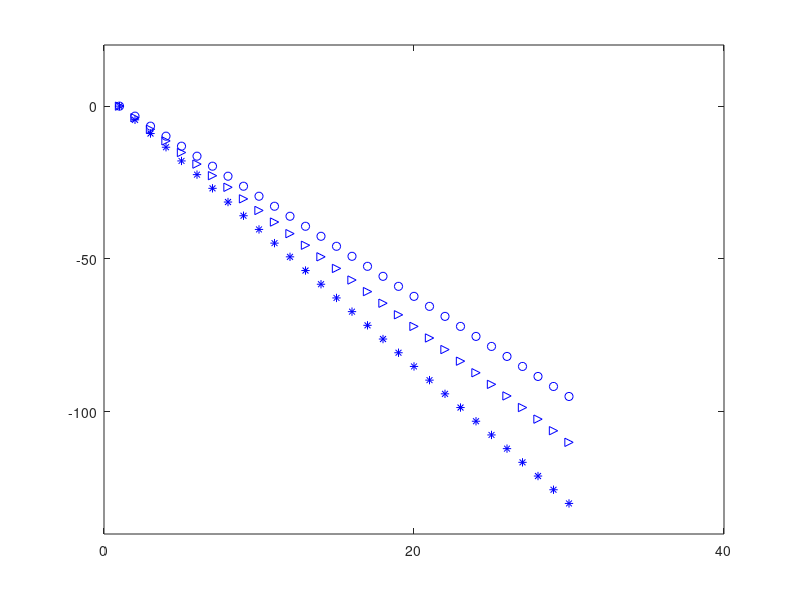

MATLAB code to generate this figure: (Note: this script raises an error after producing the figure.)
clc
clear
close all

% The average RSSI reading as a function of the distance (on logarithmic scale).							
% 
% pathloss exponent 1.86  =   linspace(0,-95,30)
% pathloss exponent 2.14  =   linspace(0,-110,30)
% pathloss exponent 2.47  =   linspace(0,-130,30)

rssi_186=linspace(0,-95,30);
rssi_214=linspace(0,-110,30);
rssi_247=linspace(0,-130,30);

% The SNR reading as a function of the distance (on logarithmicscale) for MHC
% 
% pathloss exponent 1.86  =   linspace(112,21,30)
% pathloss exponent 2.14  =   linspace(112,10,30)
% pathloss exponent 2.47  =   linspace(112,-9,30)

snr_186=linspace(112,21,30);
snr_214=linspace(112,10,30);
snr_247=linspace(112,-9,30);

% The path-loss versus the log-distance for MHC
% 
% pathloss exponent 1.86  =   [1 31 linspace(44,75,9)]
% pathloss exponent 2.14  =   [1 37 linspace(51,86,9)]
% pathloss exponent 2.47  =   [1 42 linspace(60,99,9)]

mhc_186=[1 31 linspace(44,75,9)];
mhc_214=[1 37 linspace(51,86,9)];
mhc_247=[1 42 linspace(60,99,9)];

% The energy consumption of both retransmission schemes
% 
% End-to-end energy transmission Schema with NRZ encoding         =   [0  0.004   0.008   0.012   0.018   0.026   0.037   0.051   0.071   0.098 ]
% Hop-by-hop energy transmission Schema with NRZ encoding         =   +3%
% End-to-end energy transmission Schema with Manchester encoding  =   +6%
% Hop-by-hop energy transmission Schema with Manchester encoding  =   +8%

e_cons(1,:)=[0  0.004   0.008   0.012   0.018   0.026   0.037   0.051   0.071   0.098 ];
e_cons(2,:)=e_cons(1,:) + (0.03.*e_cons(1,:));
e_cons(3,:)=e_cons(2,:) + (0.06.*e_cons(2,:));
e_cons(4,:)=e_cons(3,:) + (0.08.*e_cons(3,:));





figure
plot(rssi_186,'bo')
hold on
plot(rssi_214,'b>')
plot(rssi_247,'b*')
axis([0 40 -140 20])
x=[0 20 40];
ax = gca;
set(gca,'XTick',x)
ax.XAxis.TickLabel = {'10^0','10^1','10^2'};
title('The average RSSI reading as a function of the distance (on logarithmic scale)')
xlabel('Distance(meter)')
ylabel('RSSI(dBm)')
legend('pathloss exponent 1.86','pathloss exponent 2.14','pathloss exponent 2.47')


figure
plot(snr_186,'bo')
hold on
plot(snr_214,'b>')
plot(snr_247,'b*')
axis([0 40 -20 130])
x=[0 20 40];
ax = gca;
set(gca,'XTick',x)
ax.XAxis.TickLabel = {'10^0','10^1','10^2'};
title('The SNR reading as a function of the distance (on logarithmicscale) for MHC')
xlabel('Distance(meter)')
ylabel('SNR(dBm)')
legend('pathloss exponent 1.86','pathloss exponent 2.14','pathloss exponent 2.47')



figure
plot(mhc_186,'bo-')
hold on
plot(mhc_214,'b>-')
plot(mhc_247,'b*-')
axis([1 15 0 110])
x=[1 2 3 4 5 6 7 8 9 10 11 12 13 14 15];
ax = gca;
set(gca,'XTick',x)
ax.XAxis.TickLabel = {'1','5','10','15','20','25','30','35','40','45','50','55','60','65','70'};
title('The path-loss versus the log-distance for MHC')
xlabel('Distance(meter)')
ylabel('Path loss(dBm)')
legend('pathloss exponent 1.86','pathloss exponent 2.14','pathloss exponent 2.47')




figure
plot(e_cons(1,:),'b+-')
hold on
plot(e_cons(2,:),'m+--')
plot(e_cons(3,:),'b*-')
plot(e_cons(4,:),'m*--')
axis([1 15 0 0.1])
title('The energy consumption of both retransmission schemes')
xlabel('Distance(meter)')
ylabel('Path loss(dBm)')
legend('End-to-end energy transmission Schema with NRZ encoding','Hop-by-hop energy transmission Schema with NRZ encoding','% End-to-end energy transmission Schema with Manchester encoding','Hop-by-hop energy transmission Schema with Manchester encoding','Location','southeast')
